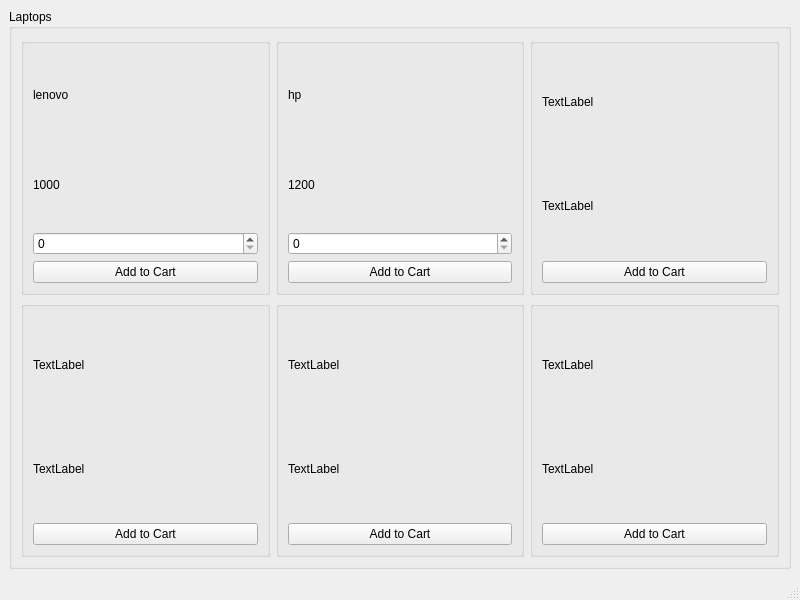
<?xml version="1.0" encoding="UTF-8"?>
<ui version="4.0">
 <class>laptopswindow</class>
 <widget class="QMainWindow" name="laptopswindow">
  <property name="geometry">
   <rect>
    <x>0</x>
    <y>0</y>
    <width>800</width>
    <height>600</height>
   </rect>
  </property>
  <property name="windowTitle">
   <string>MainWindow</string>
  </property>
  <widget class="QWidget" name="centralwidget">
   <layout class="QVBoxLayout" name="verticalLayout">
    <item>
     <widget class="QGroupBox" name="groupBox">
      <property name="title">
       <string>Laptops</string>
      </property>
      <layout class="QGridLayout" name="gridLayout">
       <item row="0" column="0">
        <widget class="QGroupBox" name="verticalGroupBox">
         <layout class="QVBoxLayout" name="verticalLayout_2">
          <item>
           <widget class="QLabel" name="label_2">
            <property name="sizePolicy">
             <sizepolicy hsizetype="Preferred" vsizetype="Minimum">
              <horstretch>0</horstretch>
              <verstretch>0</verstretch>
             </sizepolicy>
            </property>
            <property name="text">
             <string>lenovo</string>
            </property>
           </widget>
          </item>
          <item>
           <widget class="QLabel" name="label_3">
            <property name="text">
             <string>1000</string>
            </property>
           </widget>
          </item>
          <item>
           <widget class="QSpinBox" name="spinBox"/>
          </item>
          <item>
           <widget class="QPushButton" name="pushButton">
            <property name="text">
             <string>Add to Cart</string>
            </property>
           </widget>
          </item>
         </layout>
        </widget>
       </item>
       <item row="0" column="1">
        <widget class="QGroupBox" name="verticalGroupBox_2">
         <layout class="QVBoxLayout" name="verticalLayout_3">
          <item>
           <widget class="QLabel" name="name">
            <property name="text">
             <string>hp</string>
            </property>
           </widget>
          </item>
          <item>
           <widget class="QLabel" name="price">
            <property name="text">
             <string>1200</string>
            </property>
           </widget>
          </item>
          <item>
           <widget class="QSpinBox" name="spinBox_2"/>
          </item>
          <item>
           <widget class="QPushButton" name="pushButton_2">
            <property name="text">
             <string>Add to Cart</string>
            </property>
           </widget>
          </item>
         </layout>
        </widget>
       </item>
       <item row="0" column="2">
        <widget class="QGroupBox" name="verticalGroupBox_3">
         <layout class="QVBoxLayout" name="verticalLayout_4">
          <item>
           <widget class="QLabel" name="name_2">
            <property name="text">
             <string>TextLabel</string>
            </property>
           </widget>
          </item>
          <item>
           <widget class="QLabel" name="label_6">
            <property name="text">
             <string>TextLabel</string>
            </property>
           </widget>
          </item>
          <item>
           <widget class="QPushButton" name="pushButton_3">
            <property name="text">
             <string>Add to Cart</string>
            </property>
           </widget>
          </item>
         </layout>
        </widget>
       </item>
       <item row="2" column="0">
        <widget class="QGroupBox" name="verticalGroupBox_4">
         <layout class="QVBoxLayout" name="verticalLayout_5">
          <item>
           <widget class="QLabel" name="label">
            <property name="maximumSize">
             <size>
              <width>16777215</width>
              <height>106</height>
             </size>
            </property>
            <property name="text">
             <string>TextLabel</string>
            </property>
           </widget>
          </item>
          <item>
           <widget class="QLabel" name="label_9">
            <property name="text">
             <string>TextLabel</string>
            </property>
           </widget>
          </item>
          <item>
           <widget class="QPushButton" name="pushButton_4">
            <property name="text">
             <string>Add to Cart</string>
            </property>
           </widget>
          </item>
         </layout>
        </widget>
       </item>
       <item row="2" column="2">
        <widget class="QGroupBox" name="verticalGroupBox_5">
         <layout class="QVBoxLayout" name="verticalLayout_6">
          <item>
           <widget class="QLabel" name="label_8">
            <property name="text">
             <string>TextLabel</string>
            </property>
           </widget>
          </item>
          <item>
           <widget class="QLabel" name="label_12">
            <property name="text">
             <string>TextLabel</string>
            </property>
           </widget>
          </item>
          <item>
           <widget class="QPushButton" name="pushButton_6">
            <property name="text">
             <string>Add to Cart</string>
            </property>
           </widget>
          </item>
         </layout>
        </widget>
       </item>
       <item row="2" column="1">
        <widget class="QGroupBox" name="verticalGroupBox_6">
         <layout class="QVBoxLayout" name="verticalLayout_7">
          <item>
           <widget class="QLabel" name="label_4">
            <property name="text">
             <string>TextLabel</string>
            </property>
           </widget>
          </item>
          <item>
           <widget class="QLabel" name="label_11">
            <property name="text">
             <string>TextLabel</string>
            </property>
           </widget>
          </item>
          <item>
           <widget class="QPushButton" name="pushButton_5">
            <property name="text">
             <string>Add to Cart</string>
            </property>
           </widget>
          </item>
         </layout>
        </widget>
       </item>
      </layout>
     </widget>
    </item>
   </layout>
  </widget>
  <widget class="QMenuBar" name="menubar">
   <property name="geometry">
    <rect>
     <x>0</x>
     <y>0</y>
     <width>800</width>
     <height>20</height>
    </rect>
   </property>
  </widget>
  <widget class="QStatusBar" name="statusbar"/>
 </widget>
 <resources/>
 <connections/>
</ui>
